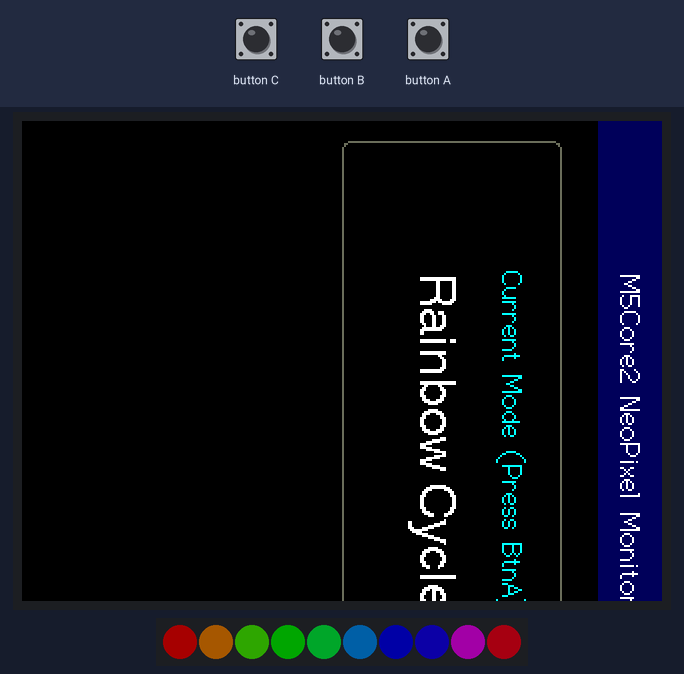
Bench run of a program on a simulated ESP32. Shown: 320×240 colour display, 10 RGB LEDs in strip order, left to right. The inputs (shaded band) are chosen by the test bench. Dim RGB values are drawn brighter than linear.

Above: at 1.3 s.
1.4 s: button A pressed for 0.3 s
At 2.8 s:
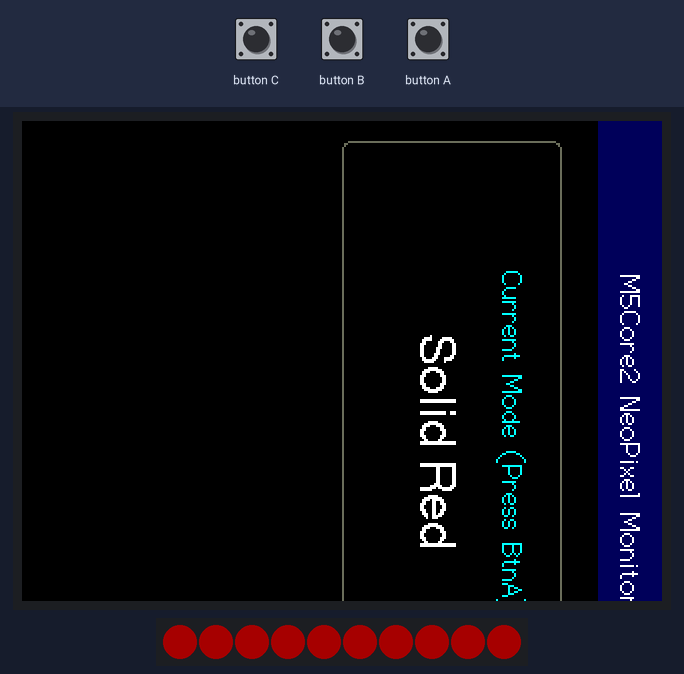
3.2 s: button A pressed for 1 s
At 4.6 s:
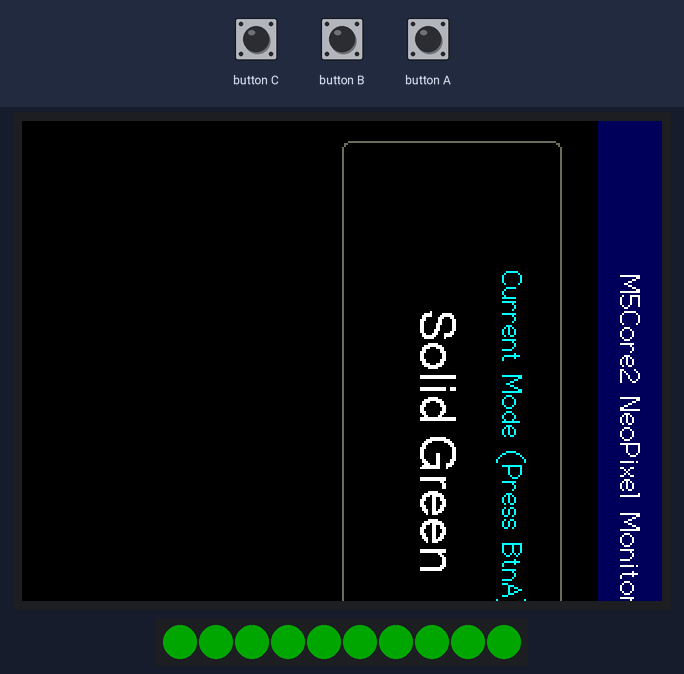
5.7 s: button A pressed for 0.3 s
At 6.8 s:
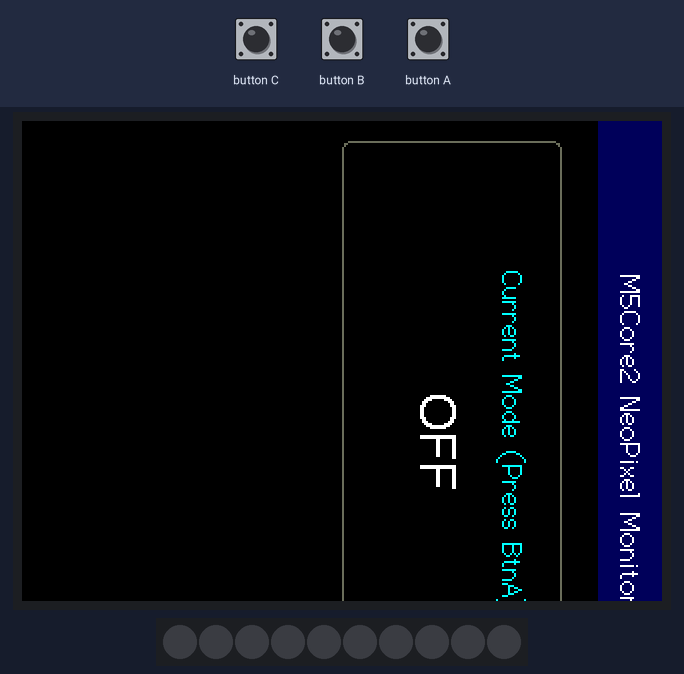
7.6 s: button A pressed for 3.2 s
At 8.8 s:
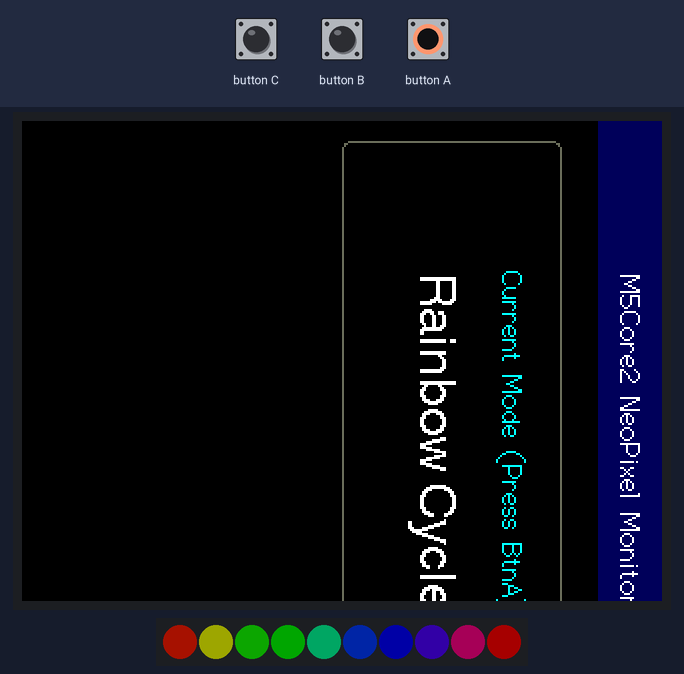
Timing chart, 0 to 10.6 s (numbered marks = the images above; inputs shaded):
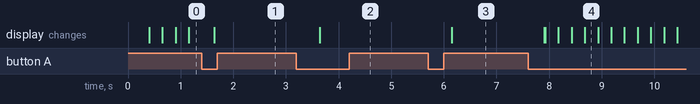

The program:

main.cpp
```cpp
// Port.A: G32、LED数 10個の設定
#include <M5Unified.h>
#include <Adafruit_NeoPixel.h>

#define LED_PIN   32  // Port.A: 32 (Port.Bを使う場合は 26)
#define LED_COUNT 10  // 光らせたいLEDの数

static Adafruit_NeoPixel strip(LED_COUNT, LED_PIN, NEO_GRB + NEO_KHZ800);
static M5Canvas canvas(&M5.Display);

static uint8_t mode = 0;
static uint16_t hue = 0;

void setup() {
    auto cfg = M5.config();
    M5.begin(cfg);

    M5.Display.setRotation(3);
    M5.Display.setBrightness(128);

    strip.begin();
    strip.setBrightness(40); // 眩しすぎ・消費電流過多防止のため控えめに設定
    strip.show();

    canvas.setColorDepth(8);
    canvas.createSprite(M5.Display.width(), M5.Display.height());
    canvas.setRotation(1);
    canvas.setTextWrap(false);
}

void loop() {
    M5.update();

    // タッチボタン(BtnA)で点灯モード切替
    if (M5.BtnA.wasPressed()) {
        mode = (mode + 1) % 4;
    }

    const char* mode_name = "";
    switch (mode) {
        case 0: // 虹色アニメーション
            mode_name = "Rainbow Cycle";
            for (int i = 0; i < LED_COUNT; i++) {
                uint16_t pixelHue = hue + (i * 65536L / LED_COUNT);
                strip.setPixelColor(i, strip.gamma32(strip.ColorHSV(pixelHue)));
            }
            hue += 512;
            break;
        case 1:
            mode_name = "Solid Red";
            strip.fill(strip.Color(255, 0, 0));
            break;
        case 2:
            mode_name = "Solid Green";
            strip.fill(strip.Color(0, 255, 0));
            break;
        case 3:
            mode_name = "OFF";
            strip.clear();
            break;
    }
    strip.show();

    // 画面描画
    canvas.fillScreen(BLACK);
    canvas.fillRect(0, 0, 320, 32, NAVY);
    canvas.setTextDatum(top_center);
    canvas.setFont(&fonts::Font2);
    canvas.setTextColor(WHITE);
    canvas.drawString("M5Core2 NeoPixel Monitor", 160, 8);

    canvas.drawRoundRect(10, 50, 300, 110, 4, DARKGREY);
    canvas.setTextDatum(middle_center);
    canvas.setFont(&fonts::Font2);
    canvas.setTextColor(CYAN);
    canvas.drawString("Current Mode (Press BtnA)", 160, 75);

    canvas.setFont(&fonts::Font4);
    canvas.setTextColor(WHITE);
    canvas.drawString(mode_name, 160, 115);

    canvas.pushSprite(0, 0);
    delay(20);
}
```

Measured:
- after the input at 1.4 s, the display: changes after 0.24 s (image 1)
- after the input at 3.2 s, the display: changes after 0.44 s (image 2)
- after the input at 5.7 s, the display: changes after 0.45 s (image 3)
- after the input at 7.6 s, the display: first changes after 0.31 s (image 4 shows a later state)
